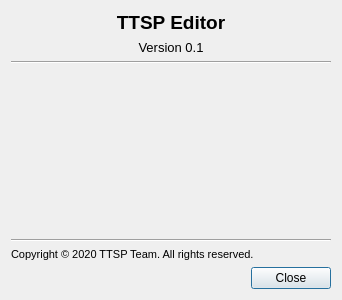
<?xml version="1.0" encoding="UTF-8"?>
<ui version="4.0">
 <class>Dialog</class>
 <widget class="QDialog" name="Dialog">
  <property name="geometry">
   <rect>
    <x>0</x>
    <y>0</y>
    <width>342</width>
    <height>300</height>
   </rect>
  </property>
  <property name="windowTitle">
   <string>About</string>
  </property>
  <layout class="QGridLayout" name="gridLayout">
   <item row="5" column="0">
    <widget class="Line" name="line_2">
     <property name="orientation">
      <enum>Qt::Horizontal</enum>
     </property>
    </widget>
   </item>
   <item row="6" column="0">
    <widget class="QLabel" name="label">
     <property name="font">
      <font>
       <pointsize>8</pointsize>
      </font>
     </property>
     <property name="text">
      <string>Copyright © 2020 TTSP Team. All rights reserved.</string>
     </property>
     <property name="alignment">
      <set>Qt::AlignLeading|Qt::AlignLeft|Qt::AlignVCenter</set>
     </property>
    </widget>
   </item>
   <item row="0" column="0">
    <widget class="QLabel" name="lblTitle">
     <property name="font">
      <font>
       <pointsize>14</pointsize>
       <weight>75</weight>
       <bold>true</bold>
      </font>
     </property>
     <property name="text">
      <string>TTSP Editor</string>
     </property>
     <property name="alignment">
      <set>Qt::AlignCenter</set>
     </property>
    </widget>
   </item>
   <item row="2" column="0">
    <widget class="QLabel" name="lblVersion">
     <property name="font">
      <font>
       <pointsize>10</pointsize>
       <kerning>true</kerning>
      </font>
     </property>
     <property name="text">
      <string>Version 0.1</string>
     </property>
     <property name="alignment">
      <set>Qt::AlignCenter</set>
     </property>
    </widget>
   </item>
   <item row="4" column="0">
    <spacer name="verticalSpacer">
     <property name="orientation">
      <enum>Qt::Vertical</enum>
     </property>
     <property name="sizeHint" stdset="0">
      <size>
       <width>20</width>
       <height>40</height>
      </size>
     </property>
    </spacer>
   </item>
   <item row="8" column="0">
    <widget class="QDialogButtonBox" name="buttonBox">
     <property name="orientation">
      <enum>Qt::Horizontal</enum>
     </property>
     <property name="standardButtons">
      <set>QDialogButtonBox::Close</set>
     </property>
    </widget>
   </item>
   <item row="3" column="0">
    <widget class="Line" name="line">
     <property name="orientation">
      <enum>Qt::Horizontal</enum>
     </property>
    </widget>
   </item>
  </layout>
 </widget>
 <resources/>
 <connections>
  <connection>
   <sender>buttonBox</sender>
   <signal>accepted()</signal>
   <receiver>Dialog</receiver>
   <slot>accept()</slot>
   <hints>
    <hint type="sourcelabel">
     <x>248</x>
     <y>254</y>
    </hint>
    <hint type="destinationlabel">
     <x>157</x>
     <y>274</y>
    </hint>
   </hints>
  </connection>
  <connection>
   <sender>buttonBox</sender>
   <signal>rejected()</signal>
   <receiver>Dialog</receiver>
   <slot>reject()</slot>
   <hints>
    <hint type="sourcelabel">
     <x>316</x>
     <y>260</y>
    </hint>
    <hint type="destinationlabel">
     <x>286</x>
     <y>274</y>
    </hint>
   </hints>
  </connection>
 </connections>
</ui>
